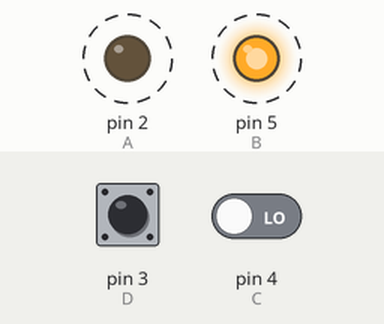
Bench run of a sketch on a simulated Arduino Uno, built with avr-gcc and run on an emulated ATmega328P. Shown: output pins drawn as LEDs (lit = HIGH). Dashed ring = blinking. The inputs (shaded band) are chosen by the test bench; at power-on: pin 3 (D) LOW, pin 4 (C) LOW. What the sketch prints to the serial monitor is not drawn.

Above: at 1.26 s.
1.3 s: pin 3 (D) driven HIGH
4.3 s: pin 4 (C) driven HIGH
7.3 s: pin 3 (D) pulsed LOW 2 times (0.12 s each, 0.3 s apart)
Timing chart, 0 to 16.9 s (numbered marks = the images above; inputs shaded):
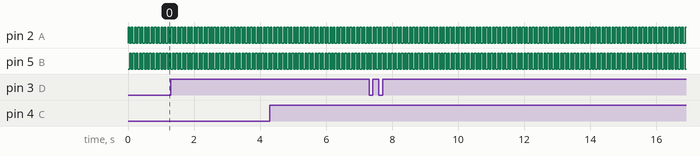

The sketch:

DigitalReadSerialChess.ino
```cpp
int A = 2; // output pin
int B = 5; // output pin
int C = 4; // input pin
int D = 3; //input pin

void setup() {
  // initialize serial communication at 9600 bits per second:
  Serial.begin(9600);
  pinMode(A, OUTPUT);
  pinMode(B, OUTPUT);
  pinMode(C, INPUT);
  pinMode(D, INPUT);
}

void loop() {
  digitalWrite(A, HIGH);
  digitalWrite(B, LOW);

  int CState = digitalRead(C);
  int DState = digitalRead(D);

  if (CState == HIGH) {
    Serial.println("4 is Pressed");
  }
  if (DState == HIGH) {
    Serial.println("3 is Pressed");
  }

  delay(50);        // delay in between reads for stability

  digitalWrite(A, LOW);
  digitalWrite(B, HIGH);

  int CState2 = digitalRead(C);
  int DState2 = digitalRead(D);

  if (CState2 == HIGH) {
    Serial.println("2 is Pressed");
  }
  if (DState2 == HIGH) {
    Serial.println("1 is Pressed");
  }
  delay(50);
}
```

Measured:
- by itself, pin 2 (A), pin 5 (B): alternates HIGH for 0.05 s and LOW for 0.05 s
